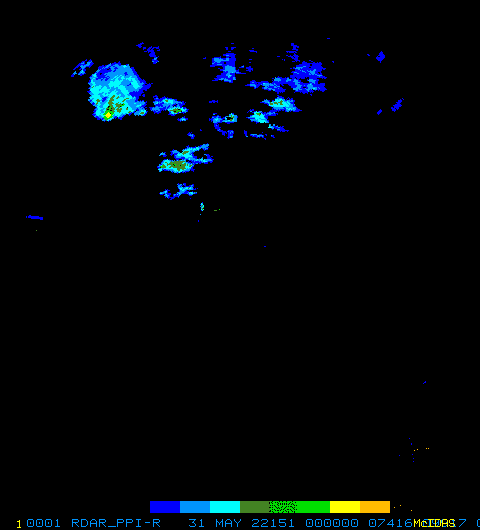
#> input picture examples/result_complicated.png, 480 x 530 px, found by its file name
$ jupyter execute --allow-errors CloudDetection.ipynb
#> lines starting #> are read from the running program, lines starting #| are printed output that depends on the picture; after the words box and inside, x2 and y2 are one past the last pixel; in counts of white or black regions, pixels touching at a corner belong together
[cell 1]
import cv2
from google.colab.patches import cv2_imshow
import numpy as np

# Load the image
img = cv2.imread("/content/ezgif.com-gif-maker.jpg", 0)

# Apply Gaussian Blur to remove noise
#> (the rest of this cell did not finish here and is left out)

[cell 2]
import numpy as np
import cv2
from sklearn.cluster import KMeans

# Load the radar image
img = cv2.imread("/content/ezgif.com-gif-maker.jpg", 0)

# Flatten the image into a 1-D array
#> (the rest of this cell did not finish here and is left out)

[cell 3]
import numpy as np
import cv2

# Load the radar image
img = cv2.imread("/content/WhatsApp Image 2023-02-09 at 16.31.11.jpeg")

# Convert the image to grayscale
#> (the rest of this cell did not finish here and is left out)

[cell 4]
import cv2
import numpy as np

# Load the radar image
img = cv2.imread("/content/WhatsApp Image 2023-02-09 at 16.31.11.jpeg")

# Convert the image to grayscale
#> (the rest of this cell did not finish here and is left out)

[cell 5]
import cv2
import numpy as np

# Load the radar image
img = cv2.imread("/content/result_complicated.png")
#> img is the input picture: shape (530, 480, 3); mean B, G, R 9.2, 5.6, 1.1

# Convert the image to grayscale
gray = cv2.cvtColor(img, cv2.COLOR_BGR2GRAY)
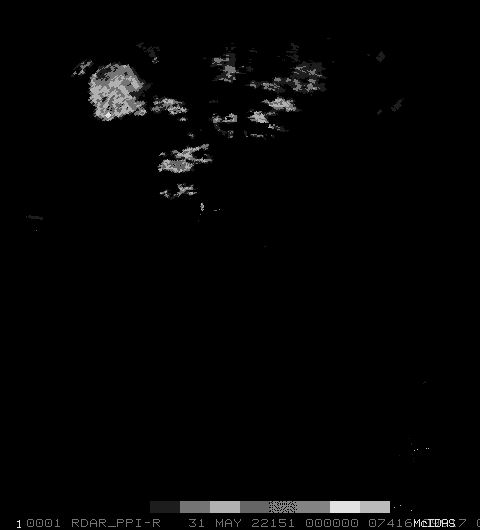
#> gray: shape (530, 480); min 0, max 226, mean 4.7

# Apply Gaussian blur to reduce noise in the image
blurred = cv2.GaussianBlur(gray, (5, 5), 0)

# Detect circles in the image using the HoughCircles function
circles = cv2.HoughCircles(blurred, cv2.HOUGH_GRADIENT, 1, 20, param1=50, param2=30, minRadius=0, maxRadius=0)
#> circles = 16 rows, first 8: [200.5, 36.5, 100], [194.5, 106.5, 55.6], [166.5, 122.5, 47.4], [143.5, 76.5, 30.8], [162.5, 145.5, 42.7], [260.5, 78.5, 37.9], [184.5, 134.5, 35], [246.5, 98.5, 29.5]

# Convert the output from the HoughCircles function to a usable format
circles = np.uint16(np.around(circles))
#> circles = 16 rows, first 8: [200, 36, 100], [194, 106, 56], [166, 122, 47], [144, 76, 31], [162, 146, 43], [260, 78, 38], [184, 134, 35], [246, 98, 30]

# Create a black image with the same size as the original image
mask = np.zeros_like(img)

# Draw the circles on the black image
for i in circles[0, :]:
    cv2.circle(mask, (i[0], i[1]), i[2], (255, 255, 255), -1)
#> this loop made 16 passes
#> i on passes 1 to 12: [200, 36, 100], [194, 106, 56], [166, 122, 47], [144, 76, 31], [162, 146, 43], [260, 78, 38], [184, 134, 35], [246, 98, 30], [180, 174, 22], [220, 94, 36], [204, 136, 24], [252, 22, 64]
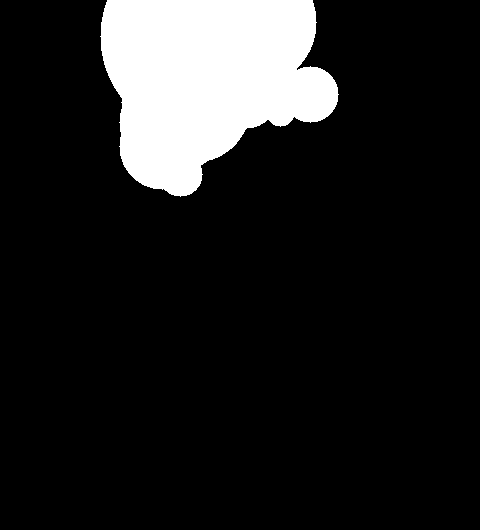
#> mask: shape (530, 480, 3); 12.8% white; 1 white region, box (x1, y1, x2, y2) and area: (100, 0, 339, 197) 32670

# Invert the circles image
mask = cv2.bitwise_not(mask)

# Combine the original image with the circles mask
result = cv2.bitwise_and(img, mask)
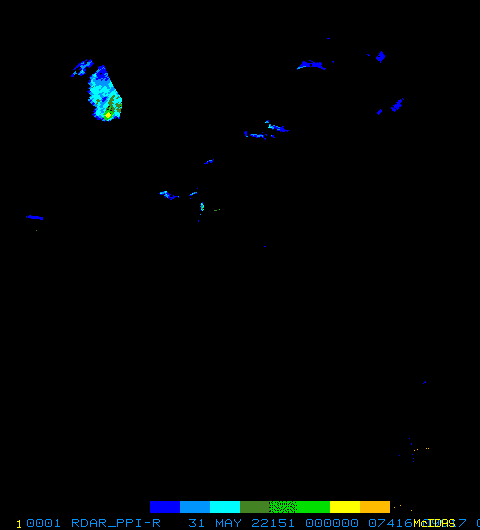
#> result: shape (530, 480, 3); mean B, G, R 3.7, 3.5, 1

# Show the resulting image
cv2_imshow(result)
cv2.waitKey(0)
cv2.destroyAllWindows()

[cell 6]
import cv2
import numpy as np
from sklearn.cluster import KMeans

def detect_clouds(image):
    # Convert the image to grayscale
    gray = cv2.cvtColor(image, cv2.COLOR_BGR2GRAY)

    # Apply Gaussian blur to reduce noise in the image
    blurred = cv2.GaussianBlur(gray, (5, 5), 0)

    # Threshold the image to remove non-cloud pixels
    _, thresh = cv2.threshold(blurred, 240, 255, cv2.THRESH_BINARY)
#> thresh: shape (530, 480); every value is 0

    # Find the contours in the thresholded image
    contours, _ = cv2.findContours(thresh, cv2.RETR_EXTERNAL, cv2.CHAIN_APPROX_SIMPLE)
#> contours = []

    # Create an array to store the centroids of the contours
    centroids = []
    for cnt in contours:
        M = cv2.moments(cnt)
        cx = int(M['m10']/M['m00'])
        cy = int(M['m01']/M['m00'])
        centroids.append([cx, cy])
#> this loop made 0 passes
#> after the loop, centroids = []

    # Convert the centroids array to a numpy array
    centroids = np.array(centroids)
#> centroids = empty array
    # Convert the centroids array to a numpy array
    centroids = np.array(centroids)

    # Check if the centroids array is not empty
    if centroids.shape[0] > 0:
    # Reshape the centroids array to a 2D array
      centroids = centroids.reshape(-1, 2)


      # Run the KMeans algorithm to cluster the centroids
      kmeans = KMeans(n_clusters=1, random_state=0).fit(centroids)

      # Get the cluster label for each centroid
      labels = kmeans.labels_

      # Create a black image with the same size as the original image
      mask = np.zeros_like(image)

      # Loop through the centroids and draw the contour corresponding to each centroid in the same cluster
      for i, centroid in enumerate(centroids):
          if labels[i] == 0:
              cv2.drawContours(mask, [contours[i]], 0, (255, 255, 255), -1)

      # Combine the original image with the contours mask
      result = cv2.bitwise_and(image, mask)

      return result

# Load the radar image
img = cv2.imread("/content/result_complicated.png")

# Call the detect_clouds function to return the image with only the clouds
clouds = detect_clouds(img)

# Show the resulting image
cv2_imshow(clouds)
cv2.waitKey(0)
cv2.destroyAllWindows()
